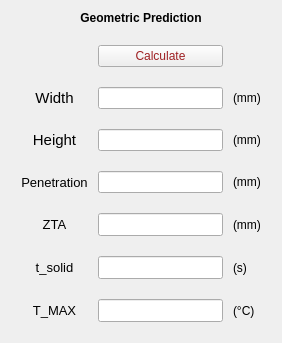
             <widget class="QWidget" name="geometric_prediction_rect" native="true">
              <layout class="QGridLayout" name="gridLayout_7">
               <item row="0" column="0">
                <layout class="QGridLayout" name="geometric_prediction_layout_3">
                 <property name="leftMargin">
                  <number>10</number>
                 </property>
                 <property name="rightMargin">
                  <number>10</number>
                 </property>
                 <property name="bottomMargin">
                  <number>10</number>
                 </property>
                 <property name="horizontalSpacing">
                  <number>10</number>
                 </property>
                 <property name="verticalSpacing">
                  <number>20</number>
                 </property>
                 <item row="3" column="3">
                  <widget class="QLabel" name="height_measure">
                   <property name="palette">
                    <palette>
                     <active>
                      <colorrole role="WindowText">
                       <brush brushstyle="SolidPattern">
                        <color alpha="255">
                         <red>0</red>
                         <green>0</green>
                         <blue>0</blue>
                        </color>
                       </brush>
                      </colorrole>
                     </active>
                     <inactive>
                      <colorrole role="WindowText">
                       <brush brushstyle="SolidPattern">
                        <color alpha="255">
                         <red>0</red>
                         <green>0</green>
                         <blue>0</blue>
                        </color>
                       </brush>
                      </colorrole>
                     </inactive>
                     <disabled/>
                    </palette>
                   </property>
                   <property name="text">
                    <string>(mm)</string>
                   </property>
                  </widget>
                 </item>
                 <item row="4" column="0">
                  <widget class="QLabel" name="penetration_label">
                   <property name="palette">
                    <palette>
                     <active>
                      <colorrole role="WindowText">
                       <brush brushstyle="SolidPattern">
                        <color alpha="255">
                         <red>0</red>
                         <green>0</green>
                         <blue>0</blue>
                        </color>
                       </brush>
                      </colorrole>
                     </active>
                     <inactive>
                      <colorrole role="WindowText">
                       <brush brushstyle="SolidPattern">
                        <color alpha="255">
                         <red>0</red>
                         <green>0</green>
                         <blue>0</blue>
                        </color>
                       </brush>
                      </colorrole>
                     </inactive>
                     <disabled/>
                    </palette>
                   </property>
                   <property name="font">
                    <font>
                     <pointsize>10</pointsize>
                    </font>
                   </property>
                   <property name="text">
                    <string>Penetration</string>
                   </property>
                   <property name="alignment">
                    <set>Qt::AlignmentFlag::AlignCenter</set>
                   </property>
                  </widget>
                 </item>
                 <item row="6" column="0">
                  <widget class="QLabel" name="t_solid_label">
                   <property name="palette">
                    <palette>
                     <active>
                      <colorrole role="WindowText">
                       <brush brushstyle="SolidPattern">
                        <color alpha="255">
                         <red>0</red>
                         <green>0</green>
                         <blue>0</blue>
                        </color>
                       </brush>
                      </colorrole>
                     </active>
                     <inactive>
                      <colorrole role="WindowText">
                       <brush brushstyle="SolidPattern">
                        <color alpha="255">
                         <red>0</red>
                         <green>0</green>
                         <blue>0</blue>
                        </color>
                       </brush>
                      </colorrole>
                     </inactive>
                     <disabled/>
                    </palette>
                   </property>
                   <property name="font">
                    <font>
                     <pointsize>10</pointsize>
                    </font>
                   </property>
                   <property name="text">
                    <string>t_solid</string>
                   </property>
                   <property name="alignment">
                    <set>Qt::AlignmentFlag::AlignCenter</set>
                   </property>
                  </widget>
                 </item>
                 <item row="2" column="0">
                  <widget class="QLabel" name="width_label">
                   <property name="palette">
                    <palette>
                     <active>
                      <colorrole role="WindowText">
                       <brush brushstyle="SolidPattern">
                        <color alpha="255">
                         <red>0</red>
                         <green>0</green>
                         <blue>0</blue>
                        </color>
                       </brush>
                      </colorrole>
                     </active>
                     <inactive>
                      <colorrole role="WindowText">
                       <brush brushstyle="SolidPattern">
                        <color alpha="255">
                         <red>0</red>
                         <green>0</green>
                         <blue>0</blue>
                        </color>
                       </brush>
                      </colorrole>
                     </inactive>
                     <disabled/>
                    </palette>
                   </property>
                   <property name="font">
                    <font>
                     <pointsize>11</pointsize>
                    </font>
                   </property>
                   <property name="text">
                    <string>Width</string>
                   </property>
                   <property name="alignment">
                    <set>Qt::AlignmentFlag::AlignCenter</set>
                   </property>
                  </widget>
                 </item>
                 <item row="3" column="0">
                  <widget class="QLabel" name="height_label">
                   <property name="palette">
                    <palette>
                     <active>
                      <colorrole role="WindowText">
                       <brush brushstyle="SolidPattern">
                        <color alpha="255">
                         <red>0</red>
                         <green>0</green>
                         <blue>0</blue>
                        </color>
                       </brush>
                      </colorrole>
                     </active>
                     <inactive>
                      <colorrole role="WindowText">
                       <brush brushstyle="SolidPattern">
                        <color alpha="255">
                         <red>0</red>
                         <green>0</green>
                         <blue>0</blue>
                        </color>
                       </brush>
                      </colorrole>
                     </inactive>
                     <disabled/>
                    </palette>
                   </property>
                   <property name="font">
                    <font>
                     <pointsize>11</pointsize>
                    </font>
                   </property>
                   <property name="text">
                    <string>Height</string>
                   </property>
                   <property name="alignment">
                    <set>Qt::AlignmentFlag::AlignCenter</set>
                   </property>
                  </widget>
                 </item>
                 <item row="1" column="1" colspan="2">
                  <widget class="QPushButton" name="calculate_button">
                   <property name="sizePolicy">
                    <sizepolicy hsizetype="Expanding" vsizetype="Expanding">
                     <horstretch>0</horstretch>
                     <verstretch>0</verstretch>
                    </sizepolicy>
                   </property>
                   <property name="minimumSize">
                    <size>
                     <width>0</width>
                     <height>20</height>
                    </size>
                   </property>
                   <property name="palette">
                    <palette>
                     <active>
                      <colorrole role="WindowText">
                       <brush brushstyle="SolidPattern">
                        <color alpha="255">
                         <red>158</red>
                         <green>31</green>
                         <blue>34</blue>
                        </color>
                       </brush>
                      </colorrole>
                      <colorrole role="ButtonText">
                       <brush brushstyle="SolidPattern">
                        <color alpha="255">
                         <red>158</red>
                         <green>31</green>
                         <blue>34</blue>
                        </color>
                       </brush>
                      </colorrole>
                     </active>
                     <inactive>
                      <colorrole role="WindowText">
                       <brush brushstyle="SolidPattern">
                        <color alpha="255">
                         <red>158</red>
                         <green>31</green>
                         <blue>34</blue>
                        </color>
                       </brush>
                      </colorrole>
                      <colorrole role="ButtonText">
                       <brush brushstyle="SolidPattern">
                        <color alpha="255">
                         <red>158</red>
                         <green>31</green>
                         <blue>34</blue>
                        </color>
                       </brush>
                      </colorrole>
                     </inactive>
                     <disabled/>
                    </palette>
                   </property>
                   <property name="text">
                    <string>Calculate</string>
                   </property>
                  </widget>
                 </item>
                 <item row="4" column="3">
                  <widget class="QLabel" name="penetration_measure">
                   <property name="palette">
                    <palette>
                     <active>
                      <colorrole role="WindowText">
                       <brush brushstyle="SolidPattern">
                        <color alpha="255">
                         <red>0</red>
                         <green>0</green>
                         <blue>0</blue>
                        </color>
                       </brush>
                      </colorrole>
                     </active>
                     <inactive>
                      <colorrole role="WindowText">
                       <brush brushstyle="SolidPattern">
                        <color alpha="255">
                         <red>0</red>
                         <green>0</green>
                         <blue>0</blue>
                        </color>
                       </brush>
                      </colorrole>
                     </inactive>
                     <disabled/>
                    </palette>
                   </property>
                   <property name="text">
                    <string>(mm)</string>
                   </property>
                  </widget>
                 </item>
                 <item row="6" column="1" colspan="2">
                  <widget class="QLineEdit" name="t_solid">
                   <property name="sizePolicy">
                    <sizepolicy hsizetype="Expanding" vsizetype="Expanding">
                     <horstretch>0</horstretch>
                     <verstretch>0</verstretch>
                    </sizepolicy>
                   </property>
                   <property name="font">
                    <font>
                     <pointsize>10</pointsize>
                    </font>
                   </property>
                   <property name="alignment">
                    <set>Qt::AlignmentFlag::AlignCenter</set>
                   </property>
                   <property name="readOnly">
                    <bool>true</bool>
                   </property>
                  </widget>
                 </item>
                 <item row="2" column="1" colspan="2">
                  <widget class="QLineEdit" name="width">
                   <property name="sizePolicy">
                    <sizepolicy hsizetype="Expanding" vsizetype="Expanding">
                     <horstretch>0</horstretch>
                     <verstretch>0</verstretch>
                    </sizepolicy>
                   </property>
                   <property name="minimumSize">
                    <size>
                     <width>0</width>
                     <height>0</height>
                    </size>
                   </property>
                   <property name="alignment">
                    <set>Qt::AlignmentFlag::AlignCenter</set>
                   </property>
                   <property name="readOnly">
                    <bool>true</bool>
                   </property>
                  </widget>
                 </item>
                 <item row="5" column="1" colspan="2">
                  <widget class="QLineEdit" name="zta">
                   <property name="sizePolicy">
                    <sizepolicy hsizetype="Expanding" vsizetype="Expanding">
                     <horstretch>0</horstretch>
                     <verstretch>0</verstretch>
                    </sizepolicy>
                   </property>
                   <property name="font">
                    <font>
                     <pointsize>10</pointsize>
                    </font>
                   </property>
                   <property name="alignment">
                    <set>Qt::AlignmentFlag::AlignCenter</set>
                   </property>
                   <property name="readOnly">
                    <bool>true</bool>
                   </property>
                  </widget>
                 </item>
                 <item row="3" column="1" colspan="2">
                  <widget class="QLineEdit" name="height">
                   <property name="sizePolicy">
                    <sizepolicy hsizetype="Expanding" vsizetype="Expanding">
                     <horstretch>0</horstretch>
                     <verstretch>0</verstretch>
                    </sizepolicy>
                   </property>
                   <property name="alignment">
                    <set>Qt::AlignmentFlag::AlignCenter</set>
                   </property>
                   <property name="readOnly">
                    <bool>true</bool>
                   </property>
                  </widget>
                 </item>
                 <item row="5" column="0">
                  <widget class="QLabel" name="zta_label">
                   <property name="palette">
                    <palette>
                     <active>
                      <colorrole role="WindowText">
                       <brush brushstyle="SolidPattern">
                        <color alpha="255">
                         <red>0</red>
                         <green>0</green>
                         <blue>0</blue>
                        </color>
                       </brush>
                      </colorrole>
                     </active>
                     <inactive>
                      <colorrole role="WindowText">
                       <brush brushstyle="SolidPattern">
                        <color alpha="255">
                         <red>0</red>
                         <green>0</green>
                         <blue>0</blue>
                        </color>
                       </brush>
                      </colorrole>
                     </inactive>
                     <disabled/>
                    </palette>
                   </property>
                   <property name="font">
                    <font>
                     <pointsize>10</pointsize>
                    </font>
                   </property>
                   <property name="text">
                    <string>ZTA</string>
                   </property>
                   <property name="alignment">
                    <set>Qt::AlignmentFlag::AlignCenter</set>
                   </property>
                  </widget>
                 </item>
                 <item row="4" column="1" colspan="2">
                  <widget class="QLineEdit" name="penetration">
                   <property name="sizePolicy">
                    <sizepolicy hsizetype="Expanding" vsizetype="Expanding">
                     <horstretch>0</horstretch>
                     <verstretch>0</verstretch>
                    </sizepolicy>
                   </property>
                   <property name="alignment">
                    <set>Qt::AlignmentFlag::AlignCenter</set>
                   </property>
                   <property name="readOnly">
                    <bool>true</bool>
                   </property>
                  </widget>
                 </item>
                 <item row="0" column="0" colspan="4">
                  <widget class="QLabel" name="geometric_prediction_title">
                   <property name="font">
                    <font>
                     <bold>true</bold>
                     <kerning>true</kerning>
                    </font>
                   </property>
                   <property name="layoutDirection">
                    <enum>Qt::LayoutDirection::LeftToRight</enum>
                   </property>
                   <property name="text">
                    <string>Geometric Prediction</string>
                   </property>
                   <property name="alignment">
                    <set>Qt::AlignmentFlag::AlignCenter</set>
                   </property>
                  </widget>
                 </item>
                 <item row="6" column="3">
                  <widget class="QLabel" name="t_solid_measure">
                   <property name="palette">
                    <palette>
                     <active>
                      <colorrole role="WindowText">
                       <brush brushstyle="SolidPattern">
                        <color alpha="255">
                         <red>0</red>
                         <green>0</green>
                         <blue>0</blue>
                        </color>
                       </brush>
                      </colorrole>
                     </active>
                     <inactive>
                      <colorrole role="WindowText">
                       <brush brushstyle="SolidPattern">
                        <color alpha="255">
                         <red>0</red>
                         <green>0</green>
                         <blue>0</blue>
                        </color>
                       </brush>
                      </colorrole>
                     </inactive>
                     <disabled/>
                    </palette>
                   </property>
                   <property name="text">
                    <string>(s)</string>
                   </property>
                  </widget>
                 </item>
                 <item row="2" column="3">
                  <widget class="QLabel" name="width_measure">
                   <property name="palette">
                    <palette>
                     <active>
                      <colorrole role="WindowText">
                       <brush brushstyle="SolidPattern">
                        <color alpha="255">
                         <red>0</red>
                         <green>0</green>
                         <blue>0</blue>
                        </color>
                       </brush>
                      </colorrole>
                     </active>
                     <inactive>
                      <colorrole role="WindowText">
                       <brush brushstyle="SolidPattern">
                        <color alpha="255">
                         <red>0</red>
                         <green>0</green>
                         <blue>0</blue>
                        </color>
                       </brush>
                      </colorrole>
                     </inactive>
                     <disabled/>
                    </palette>
                   </property>
                   <property name="text">
                    <string>(mm)</string>
                   </property>
                  </widget>
                 </item>
                 <item row="5" column="3">
                  <widget class="QLabel" name="zta_measure">
                   <property name="palette">
                    <palette>
                     <active>
                      <colorrole role="WindowText">
                       <brush brushstyle="SolidPattern">
                        <color alpha="255">
                         <red>0</red>
                         <green>0</green>
                         <blue>0</blue>
                        </color>
                       </brush>
                      </colorrole>
                     </active>
                     <inactive>
                      <colorrole role="WindowText">
                       <brush brushstyle="SolidPattern">
                        <color alpha="255">
                         <red>0</red>
                         <green>0</green>
                         <blue>0</blue>
                        </color>
                       </brush>
                      </colorrole>
                     </inactive>
                     <disabled/>
                    </palette>
                   </property>
                   <property name="text">
                    <string>(mm)</string>
                   </property>
                  </widget>
                 </item>
                 <item row="7" column="1" colspan="2">
                  <widget class="QLineEdit" name="Tmax">
                   <property name="sizePolicy">
                    <sizepolicy hsizetype="Expanding" vsizetype="Expanding">
                     <horstretch>0</horstretch>
                     <verstretch>0</verstretch>
                    </sizepolicy>
                   </property>
                   <property name="font">
                    <font>
                     <pointsize>10</pointsize>
                    </font>
                   </property>
                   <property name="alignment">
                    <set>Qt::AlignmentFlag::AlignCenter</set>
                   </property>
                  </widget>
                 </item>
                 <item row="7" column="3">
                  <widget class="QLabel" name="Tmax_measure">
                   <property name="text">
                    <string>(°C)</string>
                   </property>
                  </widget>
                 </item>
                 <item row="7" column="0">
                  <widget class="QLabel" name="Tmax_label">
                   <property name="font">
                    <font>
                     <pointsize>10</pointsize>
                    </font>
                   </property>
                   <property name="text">
                    <string>T_MAX</string>
                   </property>
                   <property name="alignment">
                    <set>Qt::AlignmentFlag::AlignCenter</set>
                   </property>
                  </widget>
                 </item>
                </layout>
               </item>
              </layout>
             </widget>
